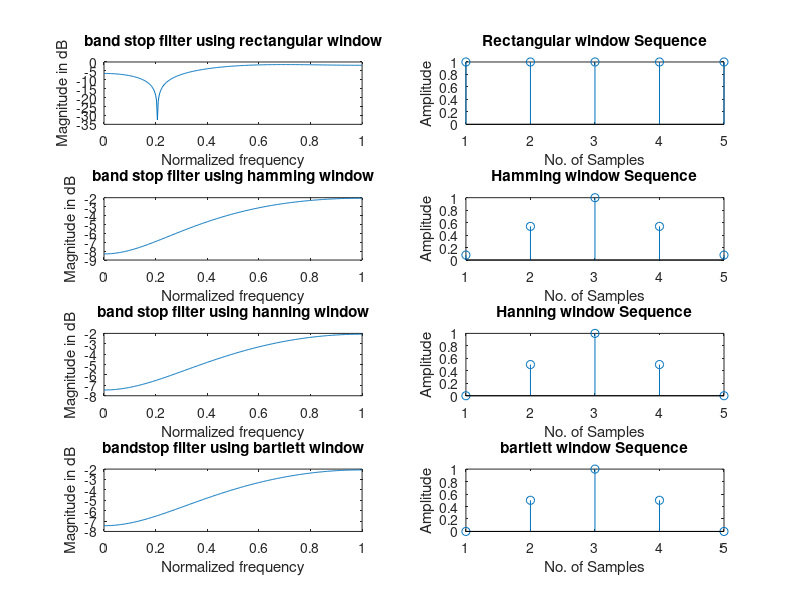

Recreate this plot in MATLAB.
clc;
clear all;
close all;
wc1=0.5*pi;
wc2=0.9*pi;
eps=0.001;
N = input('Enter the value of N=');
alpha = (N-1)/2;

n = 0:1:N-1;
hd = (sin(wc2*(n-alpha+eps))-sin(wc1*(n-alpha+eps)))./(pi*(n-alpha+eps));
wr = boxcar(N);
wh=hamming(N);
wn=hanning(N);
wt=bartlett(N);
hn = hd.*wr';
hn1=hd.*wh';
hn2=hd.*wn';
hn3=hd.*wt';
w = 0:0.01:pi;
h = freqz(hn,1,w);
h1 = freqz(hn1,1,w);
h2 = freqz(hn2,1,w);
h3=freqz(hn3,1,w);
subplot(4,2,1);
plot(w/pi,10*log10(abs(h)));
title('band stop filter using rectangular window');
xlabel('Normalized frequency');
ylabel('Magnitude in dB');
subplot(4,2,2);
stem(wr);
title('Rectangular window Sequence');
xlabel('No. of Samples');
ylabel('Amplitude');
subplot(4,2,3);
plot(w/pi,10*log10(abs(h1)));
title('band stop filter using hamming window');
xlabel('Normalized frequency');
ylabel('Magnitude in dB');
subplot(4,2,4);
stem(wh);
title('Hamming window Sequence');
xlabel('No. of Samples');
ylabel('Amplitude');
subplot(4,2,5);
plot(w/pi,10*log10(abs(h2)));
title('band stop filter using hanning window');
xlabel('Normalized frequency');
ylabel('Magnitude in dB');
subplot(4,2,6);
stem(wn);
title('Hanning window Sequence');
xlabel('No. of Samples');
ylabel('Amplitude');
subplot(4,2,7);
plot(w/pi,10*log10(abs(h2)));
title('bandstop filter using bartlett window');
xlabel('Normalized frequency');
ylabel('Magnitude in dB');
subplot(4,2,8);
stem(wt);
title('bartlett window Sequence');
xlabel('No. of Samples');
ylabel('Amplitude');